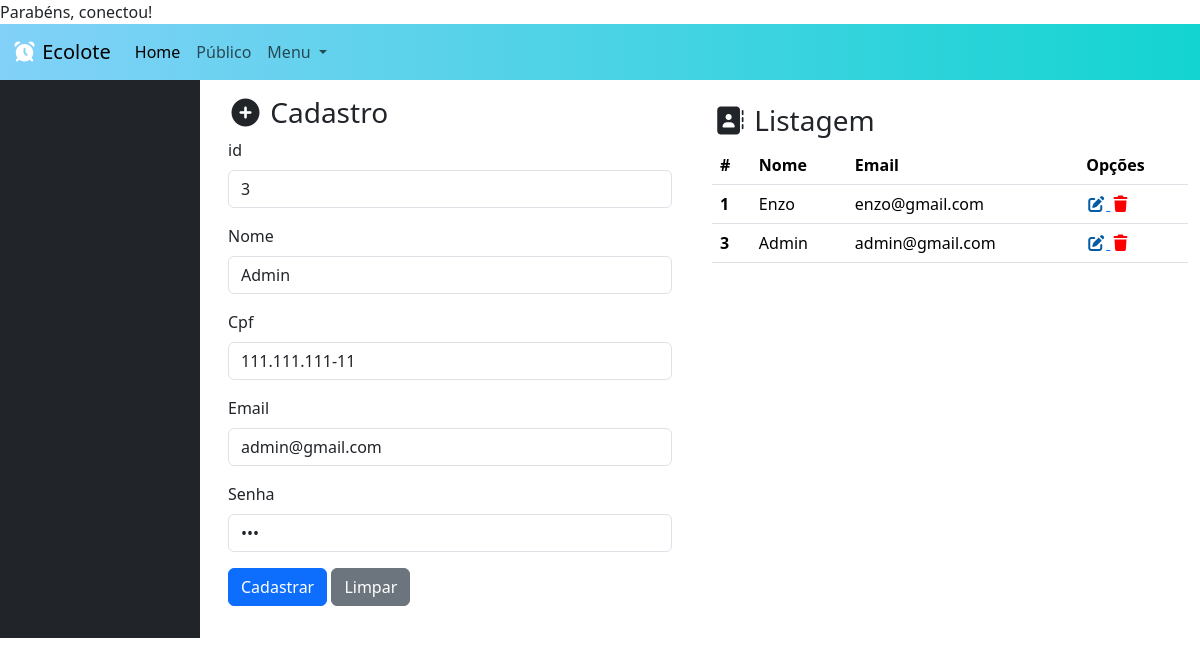
/principal.php?id=3 (signed in), run on the app's committed database.
### tables this page shows
CREATE TABLE usuario(
    id INT PRIMARY KEY AUTO_INCREMENT NOT NULL,
    nome VARCHAR(45),
    cpf VARCHAR(15),
    email VARCHAR(45),
    senha VARCHAR(45)
);

### principal.php (the view, shortened to what this page needs)
<?php
  include './backend/conexao.php';
  $destino = "./backend/usuario/inserir.php";
  if(!empty($_GET['id'])){
    $id = $_GET['id'];
    $sql = "SELECT * FROM usuario WHERE id='$id' ";
    $dados = mysqli_query($conexao, $sql);
    $usuarios = mysqli_fetch_assoc($dados);
    $destino = "./backend/usuario/alterar.php";
  }
?>
<!doctype html>
<html lang="pt-br">
  <head>
    <link href="https://cdn.jsdelivr.net/npm/bootstrap@5.3.8/dist/css/bootstrap.min.css" rel="stylesheet">
    <link rel="stylesheet" href="./assets/estilo.css">
    <link rel="stylesheet" href="https://cdnjs.cloudflare.com/ajax/libs/font-awesome/7.0.1/css/all.min.css" />
    <link rel="stylesheet" href="https://cdn.datatables.net/2.3.7/css/dataTables.dataTables.css" />
</head>
  <body>
   <nav class="navbar navbar-expand-lg corbarra">
  <div class="container-fluid">
    <a class="navbar-brand" href="#"> <i class="fa-solid fa-alarm-clock" style="color: rgb(255, 255, 255);"></i> Ecolote </a>
    <div class="collapse navbar-collapse" id="navbarSupportedContent">
      <ul class="navbar-nav me-auto mb-2 mb-lg-0">
        <li class="nav-item">
          <a class="nav-link active" aria-current="page" href="#">Home</a>
        </li>
        <li class="nav-item">
          <a class="nav-link" href="#">Público</a>
        </li>
        <li class="nav-item dropdown">
          <a class="nav-link dropdown-toggle" href="#" role="button" data-bs-toggle="dropdown" aria-expanded="false">
            Menu
          </a>
        </li>
      </ul>
    </div>
  </div>
</nav>
   <div class="container-fluid">
        <div class="row">
            <div class="col-md-2 bg-dark">
            </div>
            <div class="col-md-5">
              <form action="<?=$destino?>" method="post" class="p-3">
                <h3> <i class="fa-solid fa-circle-plus"></i> Cadastro </h3>
                 <div class="mb-3">
                    <label class="form-label"> id </label>
                    <input value="<?php echo isset($usuarios) ? $usuarios['id'] : "" ?>" type="text" name="id" class="form-control" readonly>
                </div>
                <div class="mb-3">
                    <label class="form-label"> Nome </label>
                    <input value="<?php echo isset($usuarios) ? $usuarios['nome'] : "" ?>" type="text" name="nome" class="form-control">
                </div>
                 <div class="mb-3">
                    <label class="form-label"> Cpf </label>
                    <input value="<?php echo isset($usuarios) ? $usuarios['cpf'] : "" ?>" type="text" name="cpf" class="form-control">
                </div>
                <div class="mb-3">
                    <label class="form-label"> Email </label>
                    <input value="<?php echo isset($usuarios) ? $usuarios['email'] : "" ?>" type="email" name="email" class="form-control">
                </div>
                <div class="mb-3">
                    <label class="form-label"> Senha </label>
                    <input value="<?php echo isset($usuarios) ? $usuarios['senha'] : "" ?>" type="password" name="senha" class="form-control">
                </div>
                <button type="submit" class="btn btn-primary"> Cadastrar </button>
                <button type="reset" class="btn btn-secondary"> Limpar </button>
            </form>
            </div>
            <div class="col-md-5">
              <br>
              <h3> <i class="fa-solid fa-address-book"></i> Listagem </h3>
              <table class="table" id="tabela">
              <thead>
                <tr>
                  <th scope="col">#</th>
                  <th scope="col">Nome</th>
                  <th scope="col">Email</th>
                  <th scope="col">Opções</th>
                </tr>
              </thead>
              <tbody>
                <?php
                  $sql = 'SELECT * FROM usuario';
                  $dados = mysqli_query($conexao, $sql);
                  while($coluna = mysqli_fetch_assoc($dados)){
                ?>
                <tr>
                  <th scope="row"> <?php echo $coluna['id'] ?> </th>
                  <td> <?php echo $coluna['nome'] ?></td>
                  <td> <?php echo $coluna['email'] ?></td>
                  <td>
                    <a href="./principal.php?id=<?=$coluna['id']?>"> <i class="fa-solid fa-pen-to-square" style="color: rgb(1, 92, 164);"></i> </a>
                    <a href="<?php echo './backend/usuario/excluir.php?id='.$coluna['id'] ?>" onclick="return confirm('Deseja realmente excluir?')"> <i class="fa-solid fa-trash" style="color: rgb(255, 0, 0);"></i> </a>
                  </td>
                </tr>
              <?php } ?>
              </tbody>
            </table>
            </div>
        </div>
   </div>
</body>
</html>

### assets/estilo.css (style rules this page uses)
.corbarra { background: linear-gradient(to left, rgb(19, 212, 209), rgb(130, 209, 248)); }
body { margin: 0; padding: 0; }

### data on the page
usuario: id "3", nome "Admin", cpf "111.111.111-11", email "admin@gmail.com"
usuario: id "1", nome "Enzo", email "enzo@gmail.com"
